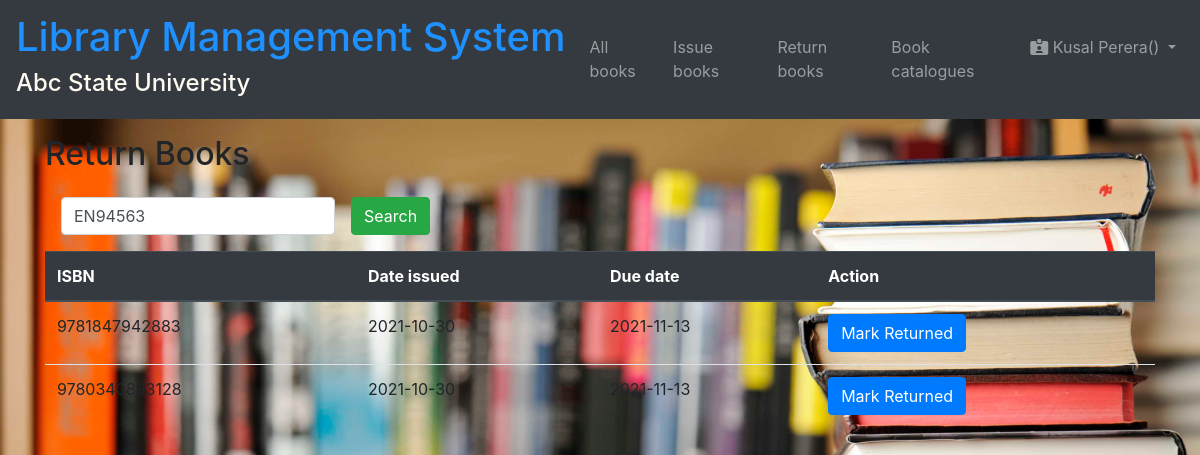
The page /Librarian/return_books.php (signed in) on the database its author committed.
### tables this page shows
CREATE TABLE `lending_records` (
  `record_id` int NOT NULL AUTO_INCREMENT,
  `isbn` varchar(45) NOT NULL,
  `reg_no` varchar(10) NOT NULL,
  `date_issued` date NOT NULL,
  `due_date` date NOT NULL,
  `returned` varchar(5) NOT NULL DEFAULT 'no',
  PRIMARY KEY (`record_id`)
);

### Librarian/return_books.php (the view, shortened to what this page needs)
<?php
include "navbar_librarian.php";
include "template.php";
?>
    <body>
    <div class="container mt-3">
        <h2>Return Books</h2>
        <form class="form-inline" action="return_books.php" method="post">
            <input type="search" class="form-control m-3" placeholder="Registration no" name="regno" <?php if($_SESSION['regno'] != ""){ echo "value='".$_SESSION['regno']."'";} ?>>
            <button type="submit" class="btn btn-success"  name="search">Search</button>
        </form>
        <form  action="return_books.php" method="post">
            <table class="table">
                <thead class="thead-dark">
                <tr>
                    <th>ISBN</th>
                    <th>Date issued</th>
                    <th>Due date</th>
                    <th>Action</th>
                </tr>
                </thead>
                <tbody>
                <?php
                if($_SESSION['regno'] != ""){
                    $conn = getConnection();
                    $sql = "SELECT *  FROM lending_records WHERE reg_no='{$_SESSION['regno']}' AND returned='no';";
                    $result = $conn->query($sql);
                    if ($result->num_rows > 0) {
                        while($row = $result->fetch_assoc()) {
                            echo "<tr>";
                            echo "<td>" . $row['isbn'] . "</td>";
                            echo "<td>" . $row['date_issued'] . "</td>";
                            echo "<td>" . $row['due_date'] . "</td>";
                            echo "<td><button type='submit' class='btn btn-primary' name='return' value='{$row['record_id']}'>Mark Returned</button></td>";
                            echo "</tr>";
                        }
                    }
                }
                ?>
                </tbody>
            </table>
        </form>
    </div>
    </body>

### css/home.css (style rules this page uses)
body { background-image: url("../imgs/home.jpg"); background-size: 100%; }

### rows shown on the page
lending_records: isbn "9781847942883", date_issued "2021-10-30", due_date "2021-11-13", $row['record_id'] 7 (drawn)
lending_records: isbn "9780340893128", date_issued "2021-10-30", due_date "2021-11-13", $row['record_id'] 8 (drawn)

### other values the page prints
$_SESSION['name'] "Kusal Perera"
